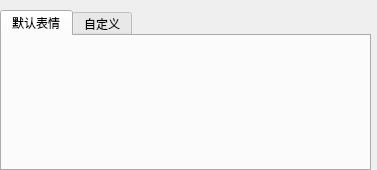
<?xml version="1.0" encoding="UTF-8"?>
<ui version="4.0">
 <class>chatEmotion</class>
 <widget class="QWidget" name="chatEmotion">
  <property name="geometry">
   <rect>
    <x>0</x>
    <y>0</y>
    <width>377</width>
    <height>170</height>
   </rect>
  </property>
  <property name="windowTitle">
   <string>Form</string>
  </property>
  <widget class="QTabWidget" name="tabWidget">
   <property name="geometry">
    <rect>
     <x>0</x>
     <y>10</y>
     <width>371</width>
     <height>161</height>
    </rect>
   </property>
   <property name="currentIndex">
    <number>0</number>
   </property>
   <widget class="QWidget" name="default_faces">
    <attribute name="title">
     <string>默认表情</string>
    </attribute>
    <widget class="QWidget" name="horizontalLayoutWidget">
     <property name="geometry">
      <rect>
       <x>0</x>
       <y>0</y>
       <width>381</width>
       <height>31</height>
      </rect>
     </property>
     <layout class="QHBoxLayout" name="horizontalLayout">
      <item>
       <widget class="myQLabel" name="label_8">
        <property name="text">
         <string/>
        </property>
        <property name="pixmap">
         <pixmap>:/imqface/8.gif</pixmap>
        </property>
       </widget>
      </item>
      <item>
       <widget class="myQLabel" name="label_7">
        <property name="text">
         <string/>
        </property>
        <property name="pixmap">
         <pixmap>:/imqface/7.gif</pixmap>
        </property>
       </widget>
      </item>
      <item>
       <widget class="myQLabel" name="label_6">
        <property name="text">
         <string/>
        </property>
        <property name="pixmap">
         <pixmap>:/imqface/6.gif</pixmap>
        </property>
       </widget>
      </item>
      <item>
       <widget class="myQLabel" name="label_5">
        <property name="text">
         <string/>
        </property>
        <property name="pixmap">
         <pixmap>:/imqface/5.gif</pixmap>
        </property>
       </widget>
      </item>
      <item>
       <widget class="myQLabel" name="label_4">
        <property name="text">
         <string/>
        </property>
        <property name="pixmap">
         <pixmap>:/imqface/4.gif</pixmap>
        </property>
       </widget>
      </item>
      <item>
       <widget class="myQLabel" name="label_3">
        <property name="text">
         <string/>
        </property>
        <property name="pixmap">
         <pixmap>:/imqface/3.gif</pixmap>
        </property>
       </widget>
      </item>
      <item>
       <widget class="myQLabel" name="label_2">
        <property name="text">
         <string/>
        </property>
        <property name="pixmap">
         <pixmap>:/imqface/2.gif</pixmap>
        </property>
       </widget>
      </item>
      <item>
       <widget class="myQLabel" name="label">
        <property name="text">
         <string/>
        </property>
        <property name="pixmap">
         <pixmap>:/imqface/1.gif</pixmap>
        </property>
       </widget>
      </item>
     </layout>
    </widget>
    <widget class="QWidget" name="horizontalLayoutWidget_2">
     <property name="geometry">
      <rect>
       <x>0</x>
       <y>30</y>
       <width>381</width>
       <height>31</height>
      </rect>
     </property>
     <layout class="QHBoxLayout" name="horizontalLayout_2">
      <item>
       <widget class="myQLabel" name="label_11">
        <property name="text">
         <string/>
        </property>
        <property name="pixmap">
         <pixmap>:/imqface/11.gif</pixmap>
        </property>
       </widget>
      </item>
      <item>
       <widget class="myQLabel" name="label_16">
        <property name="text">
         <string/>
        </property>
        <property name="pixmap">
         <pixmap>:/imqface/16.gif</pixmap>
        </property>
       </widget>
      </item>
      <item>
       <widget class="myQLabel" name="label_15">
        <property name="text">
         <string/>
        </property>
        <property name="pixmap">
         <pixmap>:/imqface/15.gif</pixmap>
        </property>
       </widget>
      </item>
      <item>
       <widget class="myQLabel" name="label_14">
        <property name="text">
         <string/>
        </property>
        <property name="pixmap">
         <pixmap>:/imqface/14.gif</pixmap>
        </property>
       </widget>
      </item>
      <item>
       <widget class="myQLabel" name="label_13">
        <property name="text">
         <string/>
        </property>
        <property name="pixmap">
         <pixmap>:/imqface/13.gif</pixmap>
        </property>
       </widget>
      </item>
      <item>
       <widget class="myQLabel" name="label_12">
        <property name="text">
         <string/>
        </property>
        <property name="pixmap">
         <pixmap>:/imqface/12.gif</pixmap>
        </property>
       </widget>
      </item>
      <item>
       <widget class="myQLabel" name="label_10">
        <property name="text">
         <string/>
        </property>
        <property name="pixmap">
         <pixmap>:/imqface/10.gif</pixmap>
        </property>
       </widget>
      </item>
      <item>
       <widget class="myQLabel" name="label_9">
        <property name="text">
         <string/>
        </property>
        <property name="pixmap">
         <pixmap>:/imqface/9.gif</pixmap>
        </property>
       </widget>
      </item>
     </layout>
    </widget>
    <widget class="QWidget" name="horizontalLayoutWidget_3">
     <property name="geometry">
      <rect>
       <x>0</x>
       <y>60</y>
       <width>381</width>
       <height>31</height>
      </rect>
     </property>
     <layout class="QHBoxLayout" name="horizontalLayout_3">
      <item>
       <widget class="myQLabel" name="label_20">
        <property name="text">
         <string/>
        </property>
        <property name="pixmap">
         <pixmap>:/imqface/20.gif</pixmap>
        </property>
       </widget>
      </item>
      <item>
       <widget class="myQLabel" name="label_22">
        <property name="text">
         <string/>
        </property>
        <property name="pixmap">
         <pixmap>:/imqface/22.gif</pixmap>
        </property>
       </widget>
      </item>
      <item>
       <widget class="myQLabel" name="label_24">
        <property name="text">
         <string/>
        </property>
        <property name="pixmap">
         <pixmap>:/imqface/24.gif</pixmap>
        </property>
       </widget>
      </item>
      <item>
       <widget class="myQLabel" name="label_23">
        <property name="text">
         <string/>
        </property>
        <property name="pixmap">
         <pixmap>:/imqface/23.gif</pixmap>
        </property>
       </widget>
      </item>
      <item>
       <widget class="myQLabel" name="label_21">
        <property name="text">
         <string/>
        </property>
        <property name="pixmap">
         <pixmap>:/imqface/21.gif</pixmap>
        </property>
       </widget>
      </item>
      <item>
       <widget class="myQLabel" name="label_19">
        <property name="text">
         <string/>
        </property>
        <property name="pixmap">
         <pixmap>:/imqface/19.gif</pixmap>
        </property>
       </widget>
      </item>
      <item>
       <widget class="myQLabel" name="label_18">
        <property name="text">
         <string/>
        </property>
        <property name="pixmap">
         <pixmap>:/imqface/18.gif</pixmap>
        </property>
       </widget>
      </item>
      <item>
       <widget class="myQLabel" name="label_17">
        <property name="text">
         <string/>
        </property>
        <property name="pixmap">
         <pixmap>:/imqface/17.gif</pixmap>
        </property>
       </widget>
      </item>
     </layout>
    </widget>
    <widget class="QWidget" name="horizontalLayoutWidget_4">
     <property name="geometry">
      <rect>
       <x>0</x>
       <y>90</y>
       <width>381</width>
       <height>37</height>
      </rect>
     </property>
     <layout class="QHBoxLayout" name="horizontalLayout_4">
      <item>
       <widget class="myQLabel" name="label_27">
        <property name="text">
         <string/>
        </property>
        <property name="pixmap">
         <pixmap>:/imqface/27.gif</pixmap>
        </property>
       </widget>
      </item>
      <item>
       <widget class="myQLabel" name="label_32">
        <property name="text">
         <string/>
        </property>
        <property name="pixmap">
         <pixmap>:/imqface/32.gif</pixmap>
        </property>
       </widget>
      </item>
      <item>
       <widget class="myQLabel" name="label_31">
        <property name="text">
         <string/>
        </property>
        <property name="pixmap">
         <pixmap>:/imqface/31.gif</pixmap>
        </property>
       </widget>
      </item>
      <item>
       <widget class="myQLabel" name="label_30">
        <property name="text">
         <string/>
        </property>
        <property name="pixmap">
         <pixmap>:/imqface/30.gif</pixmap>
        </property>
       </widget>
      </item>
      <item>
       <widget class="myQLabel" name="label_29">
        <property name="text">
         <string/>
        </property>
        <property name="pixmap">
         <pixmap>:/imqface/29.gif</pixmap>
        </property>
       </widget>
      </item>
      <item>
       <widget class="myQLabel" name="label_28">
        <property name="text">
         <string/>
        </property>
        <property name="pixmap">
         <pixmap>:/imqface/28.gif</pixmap>
        </property>
       </widget>
      </item>
      <item>
       <widget class="myQLabel" name="label_26">
        <property name="text">
         <string/>
        </property>
        <property name="pixmap">
         <pixmap>:/imqface/26.gif</pixmap>
        </property>
       </widget>
      </item>
      <item>
       <widget class="myQLabel" name="label_25">
        <property name="text">
         <string/>
        </property>
        <property name="pixmap">
         <pixmap>:/imqface/25.gif</pixmap>
        </property>
       </widget>
      </item>
     </layout>
    </widget>
   </widget>
   <widget class="QWidget" name="sdefine_faces">
    <attribute name="title">
     <string>自定义</string>
    </attribute>
   </widget>
  </widget>
  <zorder>label_15</zorder>
  <zorder>tabWidget</zorder>
 </widget>
 <customwidgets>
  <customwidget>
   <class>myQLabel</class>
   <extends>QLabel</extends>
   <header>myQlable.h</header>
  </customwidget>
 </customwidgets>
 <resources/>
 <connections/>
</ui>
